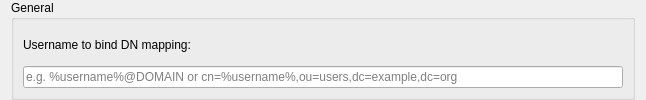
<?xml version="1.0" encoding="UTF-8"?>
<ui version="4.0">
 <class>AuthLdapConfigurationWidget</class>
 <widget class="QWidget" name="AuthLdapConfigurationWidget">
  <property name="windowTitle">
   <string>LDAP authentication</string>
  </property>
  <property name="windowIcon">
   <iconset resource="../../core/resources/core.qrc">
    <normaloff>:/core/application-x-pem-key.png</normaloff>:/core/application-x-pem-key.png</iconset>
  </property>
  <layout class="QVBoxLayout" name="verticalLayout">
   <property name="topMargin">
    <number>0</number>
   </property>
   <property name="bottomMargin">
    <number>0</number>
   </property>
   <item>
    <widget class="QGroupBox" name="groupBox">
     <property name="title">
      <string>General</string>
     </property>
     <layout class="QVBoxLayout" name="verticalLayout_2">
      <item>
       <widget class="QLabel" name="label">
        <property name="text">
         <string>Username to bind DN mapping:</string>
        </property>
       </widget>
      </item>
      <item>
       <widget class="QLineEdit" name="usernameBindDnMapping">
        <property name="minimumSize">
         <size>
          <width>600</width>
          <height>0</height>
         </size>
        </property>
        <property name="placeholderText">
         <string>e.g. %username%@DOMAIN or cn=%username%,ou=users,dc=example,dc=org</string>
        </property>
       </widget>
      </item>
     </layout>
    </widget>
   </item>
  </layout>
 </widget>
 <resources>
  <include location="../../core/resources/core.qrc"/>
 </resources>
 <connections/>
</ui>
